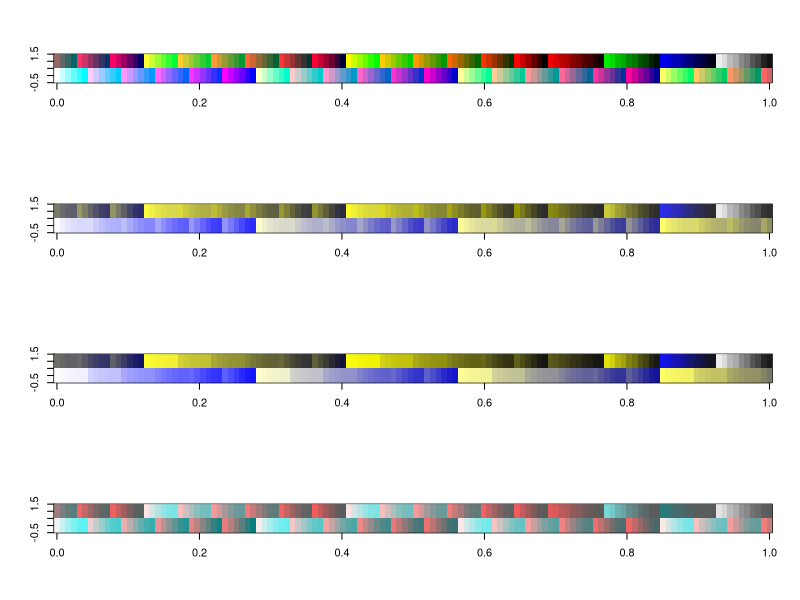

The R source for this figure:
library(dichromat)


### Name: dalton
### Title: Effects of Daltonism (Red-Green Color Blindness)
### Aliases: dalton dalton.colors
### Keywords: datasets

### ** Examples

 data("dalton", package = "dichromat")
 par(mfrow = c(4, 1))
 image(matrix(1:256, 128), col = dalton.colors$normal)
 image(matrix(1:256, 128), col = dalton.colors$deutan)
 image(matrix(1:256, 128), col = dalton.colors$protan)
 image(matrix(1:256, 128), col = dalton.colors$tritan)
